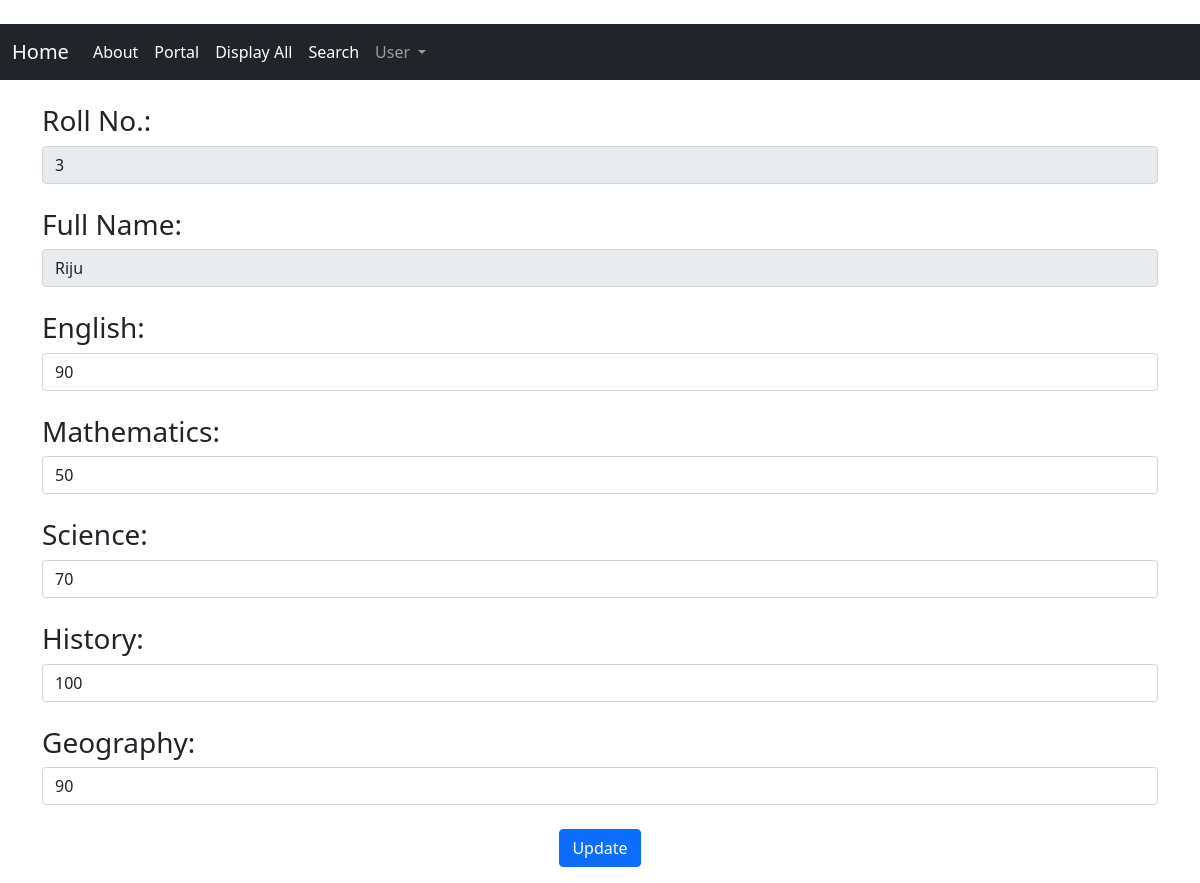
/web/display_result/edit/3 (signed in), run on the app's committed database.
### web/models.py (models this page shows)
class StudentResult(models.Model):
    roll = models.IntegerField(primary_key=True)
    s_name = models.CharField(max_length=50)
    english = models.IntegerField()
    math = models.IntegerField()
    science = models.IntegerField()
    history = models.IntegerField()
    geography = models.IntegerField()
    total = models.FloatField()
    percent = models.FloatField(null=True)
    grade = models.CharField(null=True,max_length=2)

### web/views.py (the view)
# urls.py: path('display_result/edit/<int:roll>',views.update_result,name='update_result'),
@login_required
def update_result(request,roll):
    if (request.method == 'POST'):
        roll = (request.POST['roll'])
        name = request.POST['name']
        eng = int(request.POST['english'])
        math = int(request.POST['math'])
        sc = int(request.POST['science'])
        hist = int(request.POST['history'])
        geo= int(request.POST['geography'])
        total = (eng + math + sc + hist + geo)
        percent = (total / 5)
        if(percent >= 90 ):
            grade ='O'
        elif(percent >= 80 and percent < 90):
            grade ='E'
        elif(percent >= 70 and percent < 80):
            grade ='A'
        elif(percent >= 60 and percent < 70):
            grade ='B'
        elif(percent >= 50 and percent < 60):
            grade ='C'
        elif(percent >= 33 and percent < 50):
            grade ='D'
        else:
            grade ='F'
        StudentResult.objects.filter(roll=roll).update(s_name=name,english=eng,math=math,science=sc,history=hist,geography=geo,total=total,percent=percent,grade=grade)
        return redirect('display_result')
    else:
        res_info = StudentResult.objects.get(roll=roll)
        return render(request,'web/update_result.html',{'res_info':res_info})

### web/templates/web/update_result.html (shortened to what this page needs)
{% extends 'startup.html' %}
{% load crispy_forms_tags %}
{% block content %}
<form action="" method="POST" class="needs-validation" novalidate onsubmit="return validation()">
    <h3>Roll No.:</h3><input type="text" name="roll" class="form-control" value="{{ res_info.roll }}" readonly><br>
    <h3>Full Name:</h3><input type="text" name="name" pattern="^[A-Z a-z]{3,16}$" class="form-control" value="{{ res_info.s_name }}" readonly><br>
    <h3>English:</h3><input type="text" name="english" pattern="^[0-9]{2}$" class="form-control" value="{{ res_info.english }}"><br>
    <h3>Mathematics:</h3><input type="text" name="math" pattern="^[0-9]{2}$" class="form-control" value="{{ res_info.math }}"><br>
    <h3>Science:</h3><input type="text" name="science" pattern="^[0-9]{2}$" class="form-control" value="{{ res_info.science }}"><br>
    <h3>History:</h3><input type="text" name="history" pattern="^[0-9]{2}$" class="form-control" value="{{ res_info.history }}"><br>
    <h3>Geography:</h3><input type="text" name="geography" pattern="^[0-9]{2}$" class="form-control" value="{{ res_info.geography }}"><br>
    <center><button type="submit" class="btn btn-primary" >Update</button>
</form>
{% endblock  %}

### static/css/styling.css (style rules this page uses)
.form-control { position: relative; }

### data on the page
StudentResult: roll "3", name "Riju", english "90", math "50", science "70", history "100", geography "90"
